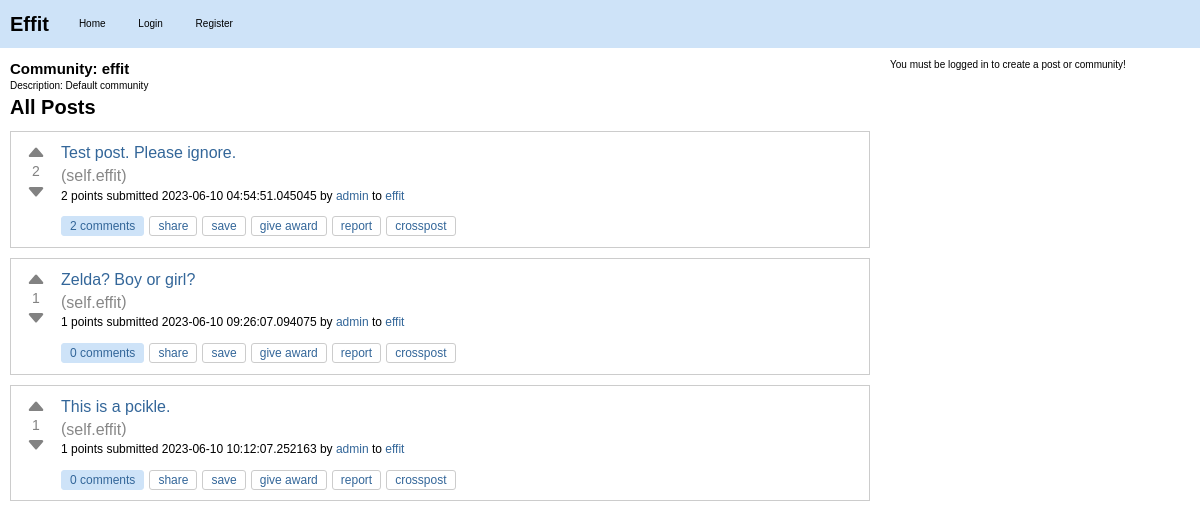
Before: /c/effit with the older database file.
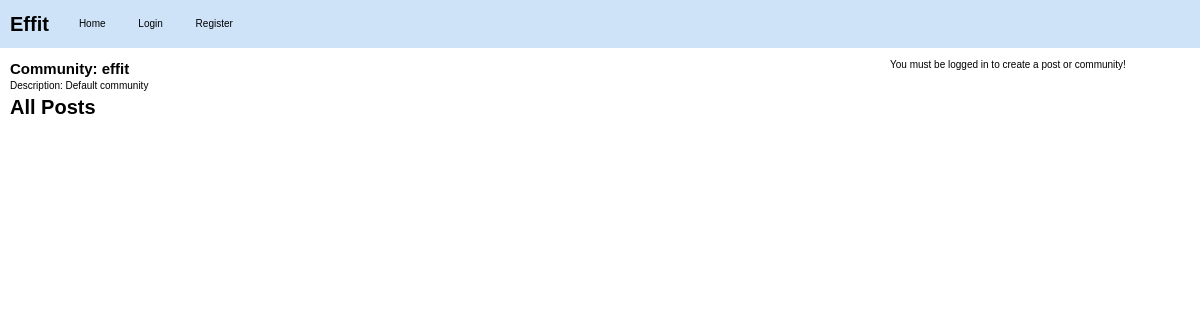
After: the same page with the newer database file.
### effit.py (models this page shows)
class Post(db.Model):
    id = db.Column(db.Integer, primary_key=True)
    title = db.Column(db.String(120), nullable=False)
    content = db.Column(db.Text, nullable=False)
    user_id = db.Column(db.Integer, db.ForeignKey("user.id"), nullable=False)
    created_at = db.Column(db.DateTime, default=datetime.utcnow)
    community_id = db.Column(db.Integer, db.ForeignKey("community.id"), nullable=False)
    upvotes = db.Column(db.Integer, default=0)
    downvotes = db.Column(db.Integer, default=0)
    comments = db.relationship("Comment", backref="post", lazy=True)
    slug = db.Column(db.String(120), nullable=False)
    @property
    def score(self):
        return self.upvotes - self.downvotes

class Community(db.Model):
    id = db.Column(db.Integer, primary_key=True)
    name = db.Column(db.String(80), unique=True, nullable=False)
    description = db.Column(db.String(200))
    creator_id = db.Column(db.Integer, db.ForeignKey("user.id"))
    creator = db.relationship(
        "User", backref=db.backref("created_communities", lazy=True)
    )
    posts = db.relationship("Post", backref="community", lazy=True)

class User(db.Model):
    id = db.Column(db.Integer, primary_key=True)
    username = db.Column(db.String(80), unique=True, nullable=False)
    password = db.Column(db.String(120), nullable=False)
    posts = db.relationship("Post", backref="author", lazy=True)
    communities = db.relationship(
        "Community",
        secondary=community_members,
        backref=db.backref("members", lazy="dynamic"),
    )

### effit.py (the view)
@app.route("/c/<string:community_name>")
def community_posts(community_name):
    community = Community.query.filter_by(name=community_name).first()
    if community is None:
        return "Community not found!", 404
    posts = Post.query.filter_by(community_id=community.id).all()
    community_id = community.id
    print(community_id)
    return render_template(
        "community_posts.html",
        community=community,
        posts=posts,
        community_id=community_id,
    )

### templates/community_posts.html (shortened to what this page needs)
{% extends "layout.html" %}
{% block content %}
<div id="community-detail">
    <h2>Community: {{ community.name }}</h2>
    <p>Description: {{ community.description }}</p>
</div>
<div id="posts">
    <h2>All Posts</h2>
    {% for post in posts %}
    <div class="post-item" id="post-{{ post.id }}">
        <div class="post">
            <div class="vote">
                <button class="upvote" onclick="vote('{{ post.id }}', '{{ post.slug }}', '{{ post.community.name }}', 'upvote')">
                    <svg xmlns="http://www.w3.org/2000/svg" width="20" height="20" fill="currentColor" class="bi bi-caret-up-fill" viewBox="0 0 16 16">
                      <path d="M7.247 4.86l-4.796 5.481c-.646.74.037 1.659.877 1.659h9.392c.839 0 1.523-.92.877-1.659l-4.796-5.48a1 1 0 0 0-1.554 0z"/>
                    </svg>
                </button>
                <span class="score">{{ post.score }}</span>
                <button class="downvote" onclick="vote('{{ post.id }}', '{{ post.slug }}', '{{ post.community.name }}', 'downvote')">
                    <svg xmlns="http://www.w3.org/2000/svg" width="20" height="20" fill="currentColor" class="bi bi-caret-down-fill" viewBox="0 0 16 16">
                      <path d="M7.247 11.14l-4.796-5.481c-.646-.74.037-1.659.877-1.659h9.392c.839 0 1.523.92.877 1.659l-4.796 5.481a1 1 0 0 1-1.554 0z"/>
                    </svg>
                </button>
            </div>
            <div class="post-info">
                <h3><a class="title may-blank loggedin" href="{{ url_for('post_detail', community_name=post.community.name, post_slug=post.slug) }}">{{ post.title }}</a></h3>
                <span class="domain">(<a href="{{ url_for('community_posts', community_name=post.community.name) }}">self.{{ post.community.name }}</a>)</span>
                <p class="tagline">
                    <span>{{ post.score }} points</span>
                    submitted <time datetime="{{ post.created_at.isoformat() }}">{{ post.created_at }}</time>
                    by <a href="{{ url_for('user_posts', username=post.author.username) }}" class="author may-blank id-t2_d2kpf">{{ post.author.username }}</a>
                    to <a href="{{ url_for('community_posts', community_name=post.community.name) }}" class="subrs hover may-blank">{{ post.community.name }}</a>
                </p>
                <ul class="flat-list buttons">
                    <li class="first">
                        <a href="{{ url_for('post_detail', community_name=post.community.name, post_slug=post.slug) }}" class="bylink comments may-blank" rel="nofollow">
                            {{ post.comments|length }} comments
                        </a>
                    </li>
                    <li class="share"><a class="post-sharing-button">share</a></li>
                    <li class="link-save-button save-button login-required"><a>save</a></li>
                    <li class="give-gold-button"><a href="#" class="give-gold login-required access-required gold-give-gold" rel="nofollow">give award</a></li>
                    <li class="report-button login-required"><a href="#" class="reportbtn access-required">report</a></li>
                    <li class="crosspost-button"><a class="post-crosspost-button">crosspost</a></li>
                </ul>
            </div>
        </div>
    </div>
    {% endfor %}
</div>
{% endblock %}

Changed rows visible on the page:
no longer on this page (row edited): Post: score "2", title "Test post. Please ignore.", community.name "effit", created_at "2023-06-10 04:54:51.045045", author.username "admin", comments|length "2"
removed Post: score "1", title "Zelda? Boy or girl?", community.name "effit", created_at "2023-06-10 09:26:07.094075", author.username "admin", comments|length "0"
removed Post: score "1", title "This is a pcikle.", community.name "effit", created_at "2023-06-10 10:12:07.252163", author.username "admin", comments|length "0"
